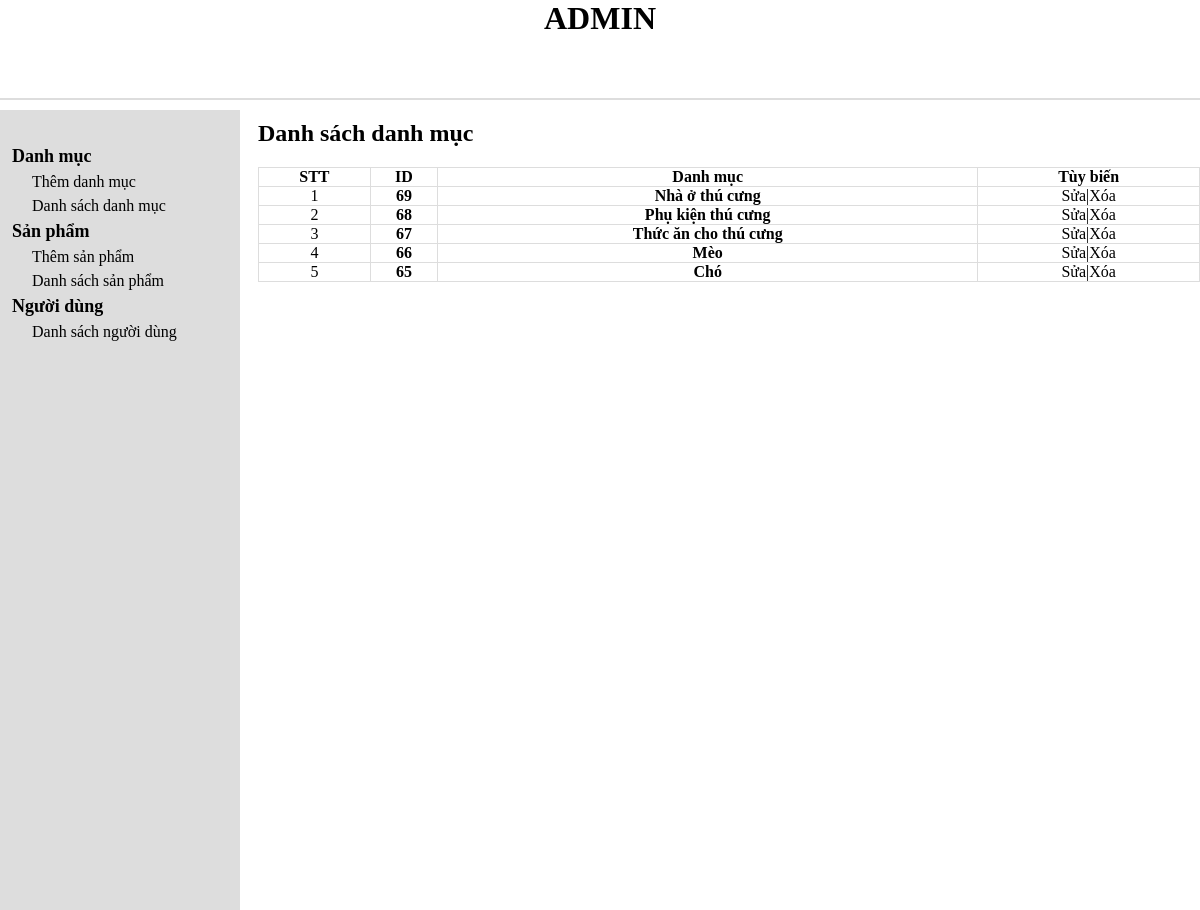
The page /admin/cartegory_list.php on the database its author committed.
### tables this page shows
CREATE TABLE `tbl_cartegory` (
  `cartegory_id` int(11) NOT NULL,
  `cartegory_name` varchar(255) NOT NULL
);

### admin/database.php (called while the page is built, shortened)
<?php
    class Database{
        public $host = DB_HOST;
        public $user = DB_USER;
        public $pass = DB_PASS;
        public $dbname = DB_NAME;
        public $link;
        private function connectDB(){
            $this->link = new mysqli($this->host, $this->user, $this->pass, $this->dbname);
        }
        public function select($query){
            $result = $this->link->query($query) or die($this->link->error.__LINE__);
            if($result->num_rows > 0){
                return $result;
            }else{
                return false;
            }
        }
    }
?>

### admin/class/cartegory_class.php (called while the page is built, shortened)
<?php
    include"database.php";
?>
<?php
    class cartegory{
        private $db;
        public function __construct(){
            $this->db = new Database();
        }
        public function show_cartegory(){
            $query = "SELECT * FROM tbl_cartegory ORDER BY cartegory_id DESC";
            $result = $this->db->select($query);
            return $result;
        }
    }
?>

### admin/cartegory_list.php (the view)
<?php
    include "header.php";
    include "slider.php";
    include "class/cartegory_class.php";
?>
<?php
    $cartegory = new cartegory;
    $show_cartegory = $cartegory -> show_cartegory();
?>
<div class="admin-content-right">
<div class="admin-content-right-cartegory-list">
                <h1>Danh sách danh mục</h1>
                <table>
                    <tr>
                        <th>STT</th>
                        <th>ID</th>
                        <th>Danh mục</th>
                        <th>Tùy biến</th>
                    </tr>
                    <?php
                    if($show_cartegory){
                        $i=0;
                        while($result = $show_cartegory->fetch_assoc()){
                            $i++;
                    ?>
                    <tr>
                        <td><?php echo $i?></td>
                        <th><?php echo $result['cartegory_id'] ?></th>
                        <th><?php echo $result['cartegory_name'] ?></th>
                        <td><a href="cartegoryEdit.php?cartegory_id=<?php echo $result['cartegory_id'] ?>">Sửa</a>|<a href="cartegoryDelete.php?cartegory_id=<?php echo $result['cartegory_id'] ?>">Xóa</a></td>
                    </tr>
                    <?php
                    }
                }
                ?>
                </table>
            </div>
</div>
    </section>
</body>
</html>

### admin/style.css (style rules this page uses)
* { margin: 0; padding: 0; box-sizing: border-box; color: black; outline: none; }
a { text-decoration: none; }
.admin-content-right { width: 80%; padding: 10px 0 0 18px; }
.admin-content-right-cartegory-list table { width: 100%; text-align: center; margin-top: 20px; }
.admin-content-right-cartegory-list table tr th,td { border: 1px solid #ddd; }
table { border-collapse: collapse; }

### rows shown on the page
tbl_cartegory: cartegory_id "69", cartegory_name "Nhà ở thú cưng"
tbl_cartegory: cartegory_id "68", cartegory_name "Phụ kiện thú cưng"
tbl_cartegory: cartegory_id "67", cartegory_name "Thức ăn cho thú cưng"
tbl_cartegory: cartegory_id "66", cartegory_name "Mèo"
tbl_cartegory: cartegory_id "65", cartegory_name "Chó"
